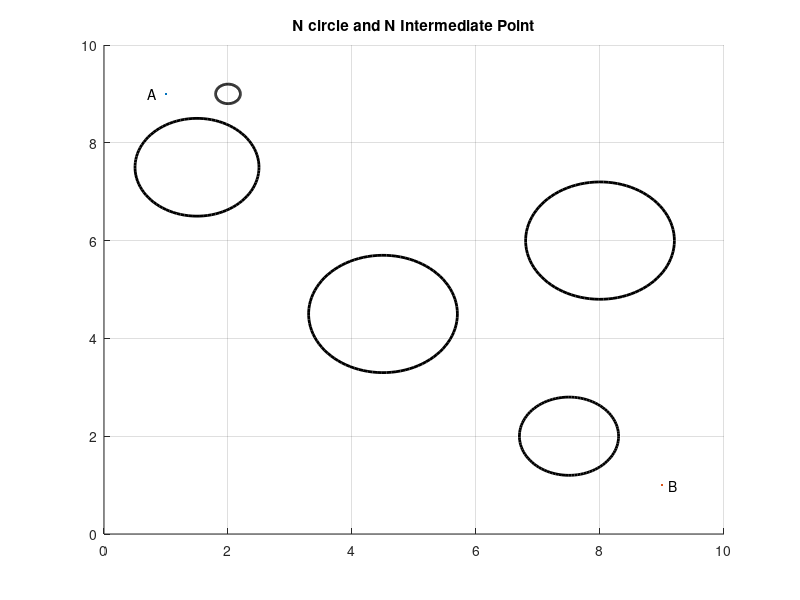

This chart was generated by the following MATLAB code: (Note: this script raises an error after producing the figure.)
close all;
clear all;
clc;
xlim([0 10]);   
ylim([0 10]);
grid on;
hold on;

P1=[1,9];
P2=[9,1];


C = [1.5,7.5;4.5,4.5;8,6;7.5,2;2,9];
Radius = [1,1.2,1.2,0.8,0.2];
viscircles(C,Radius,'color','k');
hold on 
plot(P1(1),P1(2),'.');
text(P1(1)-0.3,P1(2),'A')
plot(P2(1),P2(2),'.');
text(P2(1)+0.1,P2(2),'B')
title('N circle and N Intermediate Point')
hold on;

x0=[3,9;6,9;4,7;5,5;6,3;7,3;8,4;8.5,3.5];
lb=[0,0;0,0;0,0;0,0;0,0;0,0;0,0;0,0 ];
ub=[10,10;10,10;10,10;10,10;10,10;10,10;10,10;10,10;];
options = optimset('Display','Iter','Tolx',1.e-8,'TolFun',1.e-8,'MaxIter',500,'MaxFunEval',1000,'Algorithm','sqp');
x=fmincon(@(x)objective(x,P1,P2),x0,[],[],[],[],lb,ub,@(x)Constraint_n(x,P1,P2,C,Radius),options);
disp(x);

path = [P1;x;P2];
initial_path = [P1;x0;P2];
for i=1:size(path,1)-1
a=plot([path(i,1) path(i+1,1)],[path(i,2) path(i+1,2)],'Color',[0 0.4470 0.7410]);
plot(path(i,1),path(i,2),'x','Color',[0 0.4470 0.7410]);
b=plot([initial_path(i,1) initial_path(i+1,1)],[initial_path(i,2) initial_path(i+1,2)],'-.r');
plot(initial_path(i,1),initial_path(i,2),'xr');
legend([a,b],'optimal','non optimal')
hold on;
end
figure(1);
